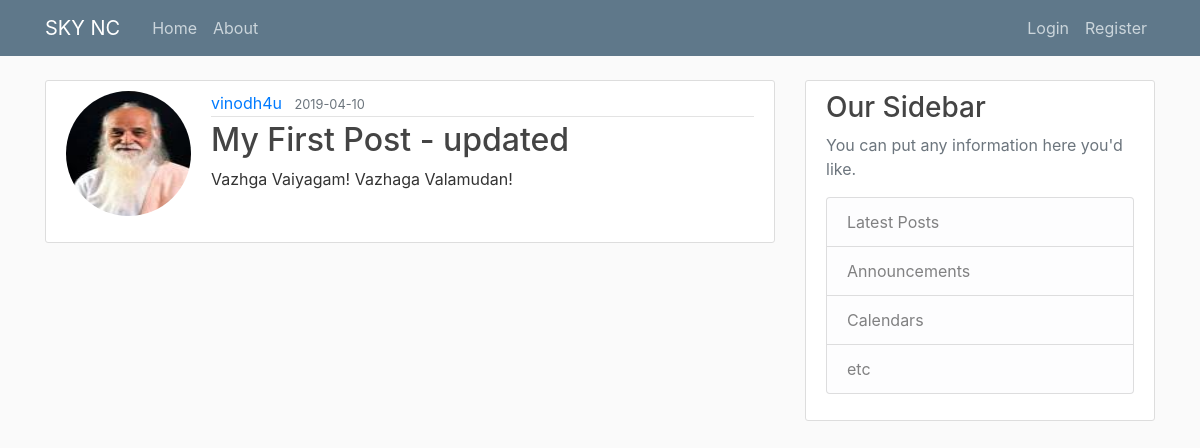
/post/1, run on the app's committed database.
### flaskblog/models.py (models this page shows, shortened)
class User(db.Model,UserMixin):
    id = db.Column(db.Integer,primary_key=True)
    username = db.Column(db.String(20),unique=True,nullable=False)
    email = db.Column(db.String(120), unique=True, nullable=False)
    image_file = db.Column(db.String(20),nullable=False,default='default.jpg')
    password = db.Column(db.String(60),nullable=False)
    posts = db.relationship('Post',backref='author',lazy=True)

class Post(db.Model):
    id = db.Column(db.Integer, primary_key=True)
    title = db.Column(db.String(100), nullable=False)
    date_posted = db.Column(db.DateTime, nullable=False,default=datetime.utcnow)
    content = db.Column(db.Text, nullable=False)
    user_id = db.Column(db.Integer,db.ForeignKey('user.id'),nullable=False)

### flaskblog/posts/routes.py (the view)
@posts.route('/post/<int:post_id>')
def post(post_id):
    post = Post.query.get_or_404(post_id)
    return render_template('post.html',title=post.title,post=post)

### flaskblog/templates/post.html (shortened to what this page needs)
{% extends "layout.html" %}
{% block content %}
    <article class="media content-section">
    <img class="rounded-circle account-img" src="{{ url_for('static',filename='profile_pics/'+ post.author.image_file) }}">
      <div class="media-body">
        <div class="article-metadata">
          <a class="mr-2" href="#">{{ post.author.username }}</a>
          <small class="text-muted">{{ post.date_posted.strftime('%Y-%m-%d') }}</small>
        </div>
        <h2 class="article-title" href="#">{{ post.title }}</h2>
        <p class="article-content">{{ post.content }}</p>
      </div>
    </article>
{% endblock content %}

### flaskblog/static/main.css (style rules this page uses)
body { background: #fafafa; color: #333333; margin-top: 5rem; }
h1, h2, h3, h4, h5, h6 { color: #444444; }
.content-section { background: #ffffff; padding: 10px 20px; border: 1px solid #dddddd; border-radius: 3px; margin-bottom: 20px; }
.article-title { color: #444444; }
.article-content { white-space: pre-line; }
.article-metadata { padding-bottom: 1px; margin-bottom: 4px; border-bottom: 1px solid #e3e3e3 }
.account-img { height: 125px; width: 125px; margin-right: 20px; margin-bottom: 16px; }

### data on the page
User: image_file (picture), author.username "vinodh4u"
Post: date_posted "2019-04-10", title "My First Post - updated", content "Vazhga Vaiyagam! Vazhaga Valamudan!"
